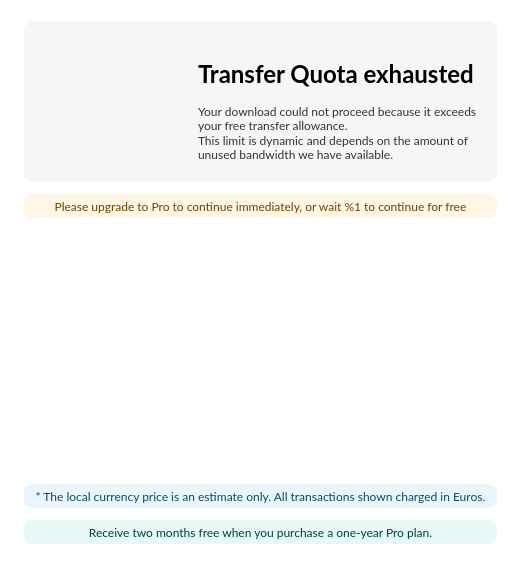
<?xml version="1.0" encoding="UTF-8"?>
<ui version="4.0">
 <class>UpgradeDialog</class>
 <widget class="QDialog" name="UpgradeDialog">
  <property name="geometry">
   <rect>
    <x>0</x>
    <y>0</y>
    <width>795</width>
    <height>496</height>
   </rect>
  </property>
  <property name="sizePolicy">
   <sizepolicy hsizetype="Preferred" vsizetype="Preferred">
    <horstretch>0</horstretch>
    <verstretch>0</verstretch>
   </sizepolicy>
  </property>
  <property name="minimumSize">
   <size>
    <width>712</width>
    <height>496</height>
   </size>
  </property>
  <property name="maximumSize">
   <size>
    <width>16777215</width>
    <height>16777215</height>
   </size>
  </property>
  <property name="windowTitle">
   <string>Depleted transfer quota</string>
  </property>
  <property name="styleSheet">
   <string notr="true">#UpgradeDialog
{
 background-color: white;
}

#lEncourageUpgrade
{
 border-radius: 8px;
 background-color: rgba(255,165,0,0.1);
 color: #684400;
 font-family: Lato;
 font-size: 12px;
 padding-top: 4px;
 padding-bottom: 4px;
}

#lPriceEstimation
{
 border-radius: 8px;
 background-color: rgba(43,166,222,0.1);
 color: #12475E;
 font-family: Lato;
 font-size: 12px;
 padding-top: 4px;
 padding-bottom: 4px;
}

#lYearlyDiscount
{
 border-radius: 8px;
 background-color: rgba(0,191,165,0.1);
 color: #004038;
 font-family: Lato;
 font-size: 12px;
 padding-top: 4px;
 padding-bottom: 4px;
}

#lUsageFull
{
 color: #000000;
 font-family: Lato;
 font-size: 24px;
 font-weight: bold;
}

#lAccountUsed, #lUpgradeAccount
{
 color: #333333;
 font-family: Lato;
 font-size: 12px;
}

#wHeader
{
 border-radius: 8px;
 background-color: #F4F6F8;
}
</string>
  </property>
  <layout class="QVBoxLayout" name="verticalLayout_2">
   <property name="spacing">
    <number>12</number>
   </property>
   <property name="sizeConstraint">
    <enum>QLayout::SetFixedSize</enum>
   </property>
   <property name="leftMargin">
    <number>24</number>
   </property>
   <property name="topMargin">
    <number>22</number>
   </property>
   <property name="rightMargin">
    <number>24</number>
   </property>
   <property name="bottomMargin">
    <number>24</number>
   </property>
   <item>
    <widget class="QWidget" name="wHeader" native="true">
     <property name="sizePolicy">
      <sizepolicy hsizetype="Expanding" vsizetype="Preferred">
       <horstretch>0</horstretch>
       <verstretch>0</verstretch>
      </sizepolicy>
     </property>
     <property name="minimumSize">
      <size>
       <width>0</width>
       <height>160</height>
      </size>
     </property>
     <property name="maximumSize">
      <size>
       <width>16777215</width>
       <height>16777215</height>
      </size>
     </property>
     <layout class="QHBoxLayout" name="horizontalLayout">
      <property name="spacing">
       <number>0</number>
      </property>
      <property name="sizeConstraint">
       <enum>QLayout::SetDefaultConstraint</enum>
      </property>
      <property name="leftMargin">
       <number>0</number>
      </property>
      <property name="topMargin">
       <number>0</number>
      </property>
      <property name="rightMargin">
       <number>0</number>
      </property>
      <property name="bottomMargin">
       <number>0</number>
      </property>
      <item>
       <widget class="QWidget" name="wIcon" native="true">
        <property name="sizePolicy">
         <sizepolicy hsizetype="Preferred" vsizetype="Preferred">
          <horstretch>0</horstretch>
          <verstretch>0</verstretch>
         </sizepolicy>
        </property>
        <property name="minimumSize">
         <size>
          <width>0</width>
          <height>160</height>
         </size>
        </property>
        <property name="maximumSize">
         <size>
          <width>16777215</width>
          <height>16777215</height>
         </size>
        </property>
        <layout class="QHBoxLayout" name="horizontalLayout_2">
         <property name="spacing">
          <number>-1</number>
         </property>
         <property name="leftMargin">
          <number>30</number>
         </property>
         <property name="topMargin">
          <number>0</number>
         </property>
         <property name="rightMargin">
          <number>28</number>
         </property>
         <property name="bottomMargin">
          <number>0</number>
         </property>
         <item>
          <widget class="QWidget" name="wOverStorageIcon" native="true">
           <property name="minimumSize">
            <size>
             <width>96</width>
             <height>96</height>
            </size>
           </property>
           <property name="maximumSize">
            <size>
             <width>16777215</width>
             <height>16777215</height>
            </size>
           </property>
           <layout class="QVBoxLayout" name="verticalLayout_3">
            <property name="spacing">
             <number>-1</number>
            </property>
            <property name="leftMargin">
             <number>0</number>
            </property>
            <property name="topMargin">
             <number>0</number>
            </property>
            <property name="rightMargin">
             <number>0</number>
            </property>
            <property name="bottomMargin">
             <number>0</number>
            </property>
            <item>
             <widget class="QLabel" name="lAnimationOverStorage">
              <property name="text">
               <string/>
              </property>
             </widget>
            </item>
           </layout>
          </widget>
         </item>
        </layout>
       </widget>
      </item>
      <item>
       <widget class="QWidget" name="wAccountFull" native="true">
        <property name="sizePolicy">
         <sizepolicy hsizetype="Expanding" vsizetype="Preferred">
          <horstretch>0</horstretch>
          <verstretch>0</verstretch>
         </sizepolicy>
        </property>
        <property name="minimumSize">
         <size>
          <width>0</width>
          <height>0</height>
         </size>
        </property>
        <property name="maximumSize">
         <size>
          <width>16777215</width>
          <height>16777215</height>
         </size>
        </property>
        <layout class="QVBoxLayout" name="verticalLayout">
         <property name="spacing">
          <number>0</number>
         </property>
         <property name="leftMargin">
          <number>20</number>
         </property>
         <property name="topMargin">
          <number>22</number>
         </property>
         <property name="rightMargin">
          <number>20</number>
         </property>
         <property name="bottomMargin">
          <number>20</number>
         </property>
         <item>
          <widget class="QLabel" name="lUsageFull">
           <property name="sizePolicy">
            <sizepolicy hsizetype="Expanding" vsizetype="Preferred">
             <horstretch>0</horstretch>
             <verstretch>0</verstretch>
            </sizepolicy>
           </property>
           <property name="minimumSize">
            <size>
             <width>0</width>
             <height>0</height>
            </size>
           </property>
           <property name="maximumSize">
            <size>
             <width>16777215</width>
             <height>16777215</height>
            </size>
           </property>
           <property name="text">
            <string>Transfer Quota exhausted</string>
           </property>
           <property name="alignment">
            <set>Qt::AlignLeading|Qt::AlignLeft|Qt::AlignVCenter</set>
           </property>
          </widget>
         </item>
         <item>
          <widget class="QWidget" name="wDescAccountFull" native="true">
           <property name="sizePolicy">
            <sizepolicy hsizetype="Preferred" vsizetype="Preferred">
             <horstretch>0</horstretch>
             <verstretch>0</verstretch>
            </sizepolicy>
           </property>
           <layout class="QVBoxLayout" name="verticalLayout_4">
            <property name="spacing">
             <number>0</number>
            </property>
            <property name="leftMargin">
             <number>0</number>
            </property>
            <property name="topMargin">
             <number>0</number>
            </property>
            <property name="rightMargin">
             <number>0</number>
            </property>
            <property name="bottomMargin">
             <number>0</number>
            </property>
            <item>
             <widget class="QLabel" name="lAccountUsed">
              <property name="sizePolicy">
               <sizepolicy hsizetype="Preferred" vsizetype="Preferred">
                <horstretch>0</horstretch>
                <verstretch>0</verstretch>
               </sizepolicy>
              </property>
              <property name="text">
               <string>Your download could not proceed because it exceeds your free transfer allowance.</string>
              </property>
              <property name="wordWrap">
               <bool>true</bool>
              </property>
             </widget>
            </item>
            <item>
             <widget class="QLabel" name="lUpgradeAccount">
              <property name="sizePolicy">
               <sizepolicy hsizetype="Preferred" vsizetype="Preferred">
                <horstretch>0</horstretch>
                <verstretch>0</verstretch>
               </sizepolicy>
              </property>
              <property name="text">
               <string>This limit is dynamic and depends on the amount of unused bandwidth we have available.</string>
              </property>
              <property name="wordWrap">
               <bool>true</bool>
              </property>
             </widget>
            </item>
           </layout>
          </widget>
         </item>
        </layout>
       </widget>
      </item>
     </layout>
    </widget>
   </item>
   <item>
    <widget class="QWidget" name="wContainerPlansAndInfo" native="true">
     <layout class="QVBoxLayout" name="verticalLayout_5">
      <property name="spacing">
       <number>4</number>
      </property>
      <property name="leftMargin">
       <number>0</number>
      </property>
      <property name="topMargin">
       <number>0</number>
      </property>
      <property name="rightMargin">
       <number>0</number>
      </property>
      <property name="bottomMargin">
       <number>0</number>
      </property>
      <item>
       <widget class="QLabel" name="lEncourageUpgrade">
        <property name="sizePolicy">
         <sizepolicy hsizetype="Preferred" vsizetype="Preferred">
          <horstretch>0</horstretch>
          <verstretch>0</verstretch>
         </sizepolicy>
        </property>
        <property name="minimumSize">
         <size>
          <width>0</width>
          <height>24</height>
         </size>
        </property>
        <property name="maximumSize">
         <size>
          <width>16777215</width>
          <height>16777215</height>
         </size>
        </property>
        <property name="sizeIncrement">
         <size>
          <width>0</width>
          <height>0</height>
         </size>
        </property>
        <property name="text">
         <string>Please upgrade to Pro to continue immediately, or wait %1 to continue for free</string>
        </property>
        <property name="alignment">
         <set>Qt::AlignCenter</set>
        </property>
        <property name="wordWrap">
         <bool>true</bool>
        </property>
       </widget>
      </item>
      <item>
       <widget class="QWidget" name="wPlans" native="true">
        <property name="sizePolicy">
         <sizepolicy hsizetype="Preferred" vsizetype="Preferred">
          <horstretch>0</horstretch>
          <verstretch>0</verstretch>
         </sizepolicy>
        </property>
        <property name="minimumSize">
         <size>
          <width>0</width>
          <height>250</height>
         </size>
        </property>
        <property name="maximumSize">
         <size>
          <width>16777215</width>
          <height>16777215</height>
         </size>
        </property>
        <property name="styleSheet">
         <string notr="true"/>
        </property>
       </widget>
      </item>
     </layout>
    </widget>
   </item>
   <item>
    <widget class="QLabel" name="lPriceEstimation">
     <property name="sizePolicy">
      <sizepolicy hsizetype="Preferred" vsizetype="Preferred">
       <horstretch>0</horstretch>
       <verstretch>0</verstretch>
      </sizepolicy>
     </property>
     <property name="minimumSize">
      <size>
       <width>0</width>
       <height>24</height>
      </size>
     </property>
     <property name="maximumSize">
      <size>
       <width>16777215</width>
       <height>16777215</height>
      </size>
     </property>
     <property name="text">
      <string>* The local currency price is an estimate only. All transactions shown charged in Euros.</string>
     </property>
     <property name="alignment">
      <set>Qt::AlignCenter</set>
     </property>
    </widget>
   </item>
   <item>
    <widget class="QLabel" name="lYearlyDiscount">
     <property name="sizePolicy">
      <sizepolicy hsizetype="Preferred" vsizetype="Preferred">
       <horstretch>0</horstretch>
       <verstretch>0</verstretch>
      </sizepolicy>
     </property>
     <property name="minimumSize">
      <size>
       <width>0</width>
       <height>24</height>
      </size>
     </property>
     <property name="maximumSize">
      <size>
       <width>16777215</width>
       <height>16777215</height>
      </size>
     </property>
     <property name="text">
      <string>Receive two months free when you purchase a one-year Pro plan.</string>
     </property>
     <property name="alignment">
      <set>Qt::AlignCenter</set>
     </property>
     <property name="wordWrap">
      <bool>true</bool>
     </property>
    </widget>
   </item>
  </layout>
 </widget>
 <resources/>
 <connections/>
</ui>
